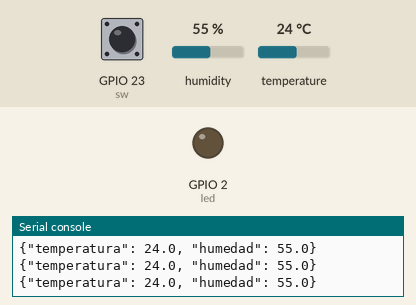
Simulated run of this program. Board: ESP32 board running MicroPython. Parts: output pins drawn as LEDs (lit = HIGH), the last lines printed to the serial console. Dashed ring = blinking. The test bench sets the inputs (shaded band); at power-on: GPIO 23 (sw) LOW, humidity 55 %, temperature 24 °C.

Above: at 1.2 s.
1.3 s: GPIO 23 (sw) pulled HIGH for 1 s
At 1.52 s:
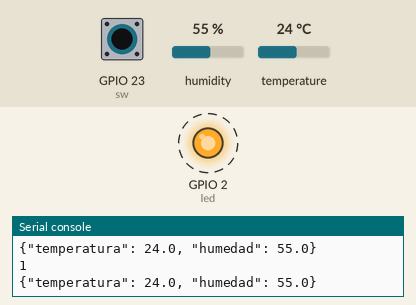
3.8 s: GPIO 23 (sw) pulled HIGH for 3.2 s
At 8.1 s:
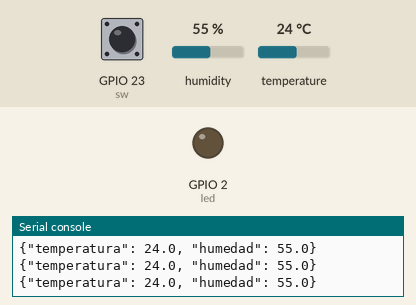
8.5 s: GPIO 23 (sw) pulled HIGH for 0.35 s
At 10.0 s:
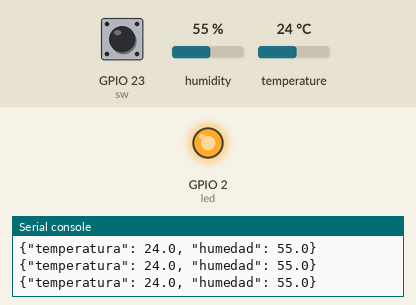
Timing chart, 0 to 11.5 s (numbered marks = the images above; inputs shaded):
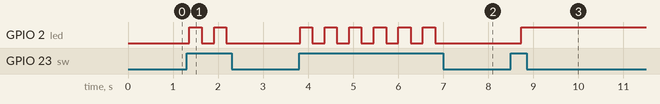

The program:

main.py
```python
#Combinacion de ejercicio entre pulsador led con contandor
#y medicion de temperatura y humedad
#https://wokwi.com/projects/373606225416586241

#Main compartido entre sensor y puslador + led

from machine import Pin
import dht
import time
import json
from collections import OrderedDict

sw = Pin(23, Pin.IN)
led = Pin(2, Pin.OUT)
d = dht.DHT22(Pin(25))
print("esperand pulsador")
contador=0

while True:
    if sw.value():
        contador+=1
        print(contador)
        led.value(not led.value())

    try:
        d.measure()
        temperatura=d.temperature()
        humedad=d.humidity()
        datos=json.dumps(OrderedDict([
            ('temperatura',temperatura),
            ('humedad',humedad)
        ]))
        print(datos)
    except OSError as e:
        print("sin sensor")

    time.sleep_ms(250)
```

Measured:
- after the input at 1.3 s, GPIO 2 (led): alternates HIGH for 0.27 s and LOW for 0.27 s, 4 changes in all, then stays LOW, starting after 0.06 s
- after the input at 3.8 s, GPIO 2 (led): alternates HIGH for 0.27 s and LOW for 0.27 s, 12 changes in all, then stays LOW, starting at once
- after the input at 8.5 s, GPIO 2 (led): LOW → HIGH after 0.23 s
